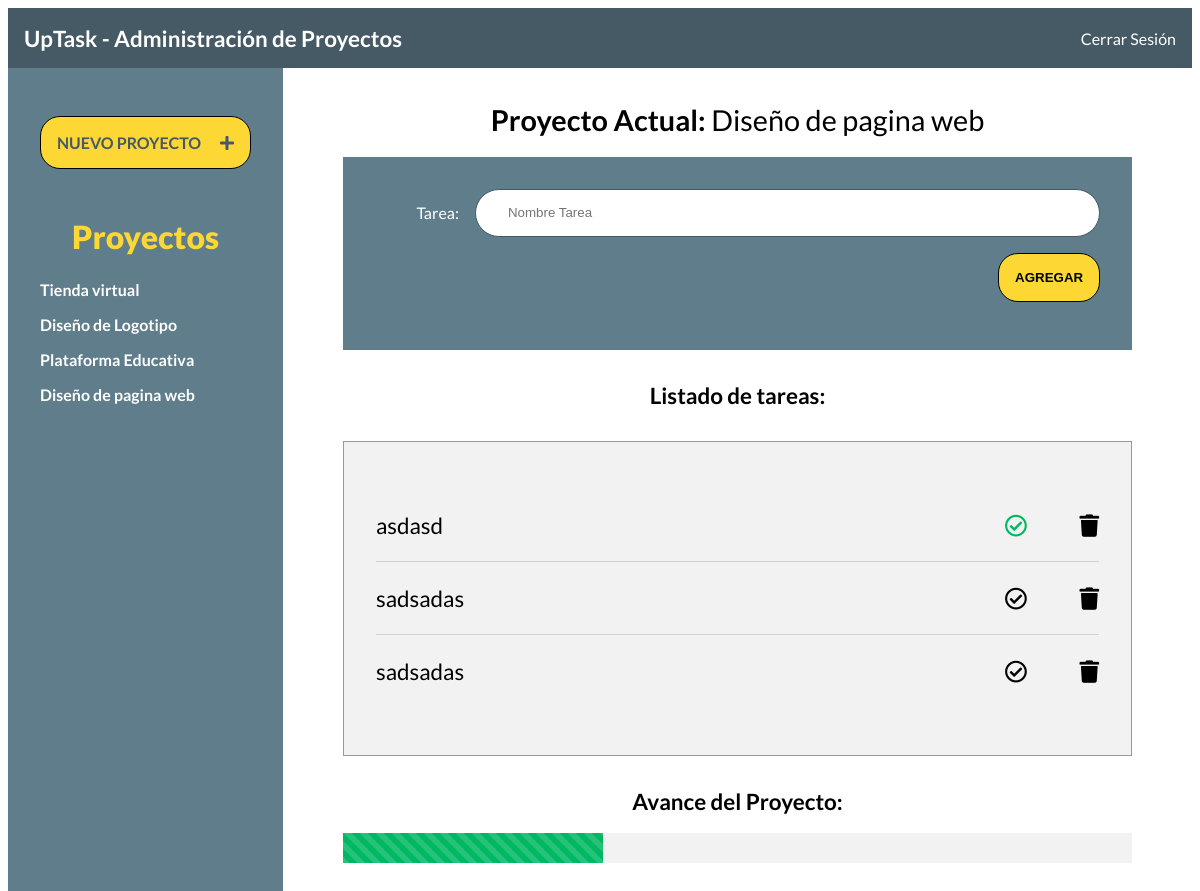
The app's page /index.php?id_proyecto=5 (signed in) with its own data.
### tables this page shows
CREATE TABLE `proyectos` (
  `id` int(11) NOT NULL,
  `nombre` varchar(100) NOT NULL
);

CREATE TABLE `tareas` (
  `id` int(11) NOT NULL,
  `nombre` varchar(100) NOT NULL,
  `estado` int(1) NOT NULL DEFAULT '0',
  `id_proyecto` int(11) NOT NULL
);

### inc/funciones/funciones.php (called while the page is built, shortened)
<?php
function obtenerProyectos(){
    include 'conexion.php';
    try {
        return $conn->query('SELECT id, nombre FROM proyectos');
    } catch(Exception $e){
        echo "Error! : " . $e->getMessage();
        return false;
    }
}
function obtenerNombreProyecto($id = null) {
    include 'conexion.php';
    try {
        return $conn->query("SELECT nombre FROM proyectos WHERE id = {$id} ");
    } catch(Exception $e){
        echo "Error! : " . $e->getMessage();
        return false;
    }
}
function obtenerTareasProyecto($id = null) {
    include 'conexion.php';
    try {
        return $conn->query("SELECT id, nombre, estado FROM tareas WHERE id_proyecto = {$id} ");
    } catch(Exception $e){
        echo "Error! : " . $e->getMessage();
        return false;
    }
}

### index.php (the view, shortened to what this page needs)
<?php
    include_once 'inc/templates/header.php';
    include_once 'inc/funciones/funciones.php';
    include_once 'inc/templates/barra.php';
    $id_proyecto = '';
    if(isset($_GET['id_proyecto'])){
        $id_proyecto = $_GET['id_proyecto'];
    }
?>
<body>
<div class="contenedor">
<?php
    include_once 'inc/templates/sidebar.php';
?>
<main class="contenido-principal">
    <?php
        $proyecto = obtenerNombreProyecto($id_proyecto);
        if($proyecto): ?>
        <h1>Proyecto Actual:
                    <?php foreach($proyecto as $nombre): ?>
                        <span><?php echo $nombre['nombre']; ?></span>
                    <?php endforeach; ?>
        </h1>
        <form action="#" class="agregar-tarea">
            <div class="campo">
                <label for="tarea">Tarea:</label>
                <input type="text" placeholder="Nombre Tarea" class="nombre-tarea">
            </div>
            <div class="campo enviar">
                <input type="submit" class="boton nueva-tarea" value="Agregar">
            </div>
        </form>
        <?php
            else:
                echo "<p>Selecciona un proyecto a la izquierda</p>";
            endif;
        ?>
        <h2>Listado de tareas:</h2>
        <div class="listado-pendientes">
            <ul>
            <?php
                    $tareas = obtenerTareasProyecto($id_proyecto);
                    ?>
                    <?php
                    if($tareas === false){
                        echo "<p class='lista-vacia'>No hay tareas en este proyecto</p>";
                    } else if ($tareas->num_rows > 0){
                         foreach($tareas as $tarea): ?>
                            <li id="tarea:<?php echo $tarea['id'] ?>" class="tarea">
                            <p><?php echo $tarea['nombre'] ?></p>
                                <div class="acciones">
                                    <i class="far fa-check-circle <?php echo ($tarea['estado'] === '1' ? 'completo' : '') ?>"></i>
                                    <i class="fas fa-trash"></i>
                                </div>
                            </li>
                    <?php endforeach;
                    } else {
                        echo "<p class='lista-vacia'>No hay tareas en este proyecto</p>";
                    }
                ?>
            </ul>
        </div>
        <div class="avance">
            <h2>Avance del Proyecto:</h2>
            <div id="barra-avance" class="barra-avance">
                <div id="porcentaje" class="porcentaje"></div>
            </div>
        </div>
    </main>
</div>
<?php
    include_once 'inc/templates/footer.php';
?>

### inc/templates/sidebar.php
<aside class="contenedor-proyectos">
    <div class="panel crear-proyecto">
        <a href="#" class="boton">Nuevo Proyecto <i class="fas fa-plus"></i> </a>
    </div>
    <div class="panel lista-proyectos">
        <h2>Proyectos</h2>
        <ul id="proyectos">
            <?php
                $proyectos = obtenerProyectos();
                if($proyectos){
                    foreach($proyectos as $proyecto){ ?>
                        <li>
                            <a href="index.php?id_proyecto=<?php echo $proyecto['id'] ?>" id="proyecto:<?php echo $proyecto['id'] ?>">
                                <?php echo $proyecto['nombre'] ?>
                            </a>
                        </li>
            <?php  }
                }
            ?>
        </ul>
    </div>
</aside>

### css/style.css (style rules this page uses)
html { box-sizing: border-box; height: 100%; }
*, *:before, *:after { box-sizing: inherit; }
body { font-family: 'Lato', sans-serif; min-height: 100%; }
.campo { display: flex; margin-bottom: 1rem; align-items: center; }
.campo label { flex: 0 0 100px; text-align: right; padding-right: 1rem; }
.campo input[type="text"], .campo input[type="password"] { height: 3rem; border: 0; flex: 1; border: 1px solid #455A64; border-radius: 5rem; padding-left: 2rem; }
.enviar { justify-content: flex-end; }
.boton { background-color: #FDD835; text-align: center; transition: background-color .5s ease-in-out; display: block; padding: 1rem; text-transform: uppercase; font-weight: 400; border: none; font-weight: 900; border-radius: 20px; border: 1px solid black; }
body.index { height: 100vh; }
.contenedor-proyectos { min-height: 100vh; max-width: 300px; background-color: #607D8B; padding-top: 1rem; }
.panel { padding: 1rem; margin: 1rem; }
.panel a { color: white; font-weight: bold; text-decoration: none; }
.panel h2 { color: #FDD835; font-weight: 900; text-align: center; font-size: 2rem; margin: 0; }
.crear-proyecto i { margin-left: 1rem; }
.crear-proyecto a { color: #455A64; }
.lista-proyectos ul { list-style: none; padding: 1.5rem 0 0 0; margin: 0; }
.lista-proyectos ul li { margin-bottom: 1rem; }
.contenedor { display: flex; height: calc( 100% - 60px); }
.contenido-principal { flex: 1; padding: 1rem; overflow: scroll; }
.contenido-principal h1, .contenido-principal h2 { text-align: center; }
.contenido-principal h1 { font-size: 1.8rem; }
.contenido-principal h2 { font-size: 1.4rem; margin-top: 2rem; }
.contenido-principal h1 span { font-weight: 400; }
.agregar-tarea { max-width: 800px; width: 90%; background-color: #607D8B; margin: 0 auto; padding: 2rem; color: white; transition: background-color .5s ease-in-out; }
.listado-pendientes { background-color: #F2F2F2; max-width: 800px; width: 90%; margin: 2rem auto 0 auto; padding: 2rem; border: 1px solid #999; }
.listado-pendientes ul { padding: 0; list-style: none; }
.listado-pendientes ul li { display: flex; align-items: center; justify-content: space-between; font-size: 1.4rem; border-bottom: 1px solid #d1d1d1; }
.listado-pendientes ul li:last-of-type { border-bottom: none; }
.listado-pendientes ul li i { cursor: pointer; }
.acciones i:last-child { margin-left: 3rem; }
.completo { color: #00B762; }
.barra-avance { height: 30px; width: 90%; margin: 0 auto; max-width: 800px; background-color: #f2f2f2; }
.porcentaje { width: 0%; height: 100%; background-color: #00B762; background-image: linear-gradient(45deg,rgba(255,255,255,.15) 25%, transparent 25%, transparent 50%,rgba(255,255,255,.15) 50%,rgba(255,255,255,.15) 75%, transparent 75%, transparent); background-size: 1rem 1rem; transition: width .5s ease-in-out; }

### records on screen
proyectos: nombre "Tienda virtual"
proyectos: nombre "Diseño de Logotipo"
proyectos: nombre "Plataforma Educativa"
proyectos: nombre "Diseño de pagina web"
tareas: nombre "asdasd", estado 1 (drawn)
tareas: nombre "sadsadas", estado 0 (drawn)
tareas: nombre "sadsadas", estado 0 (drawn)
